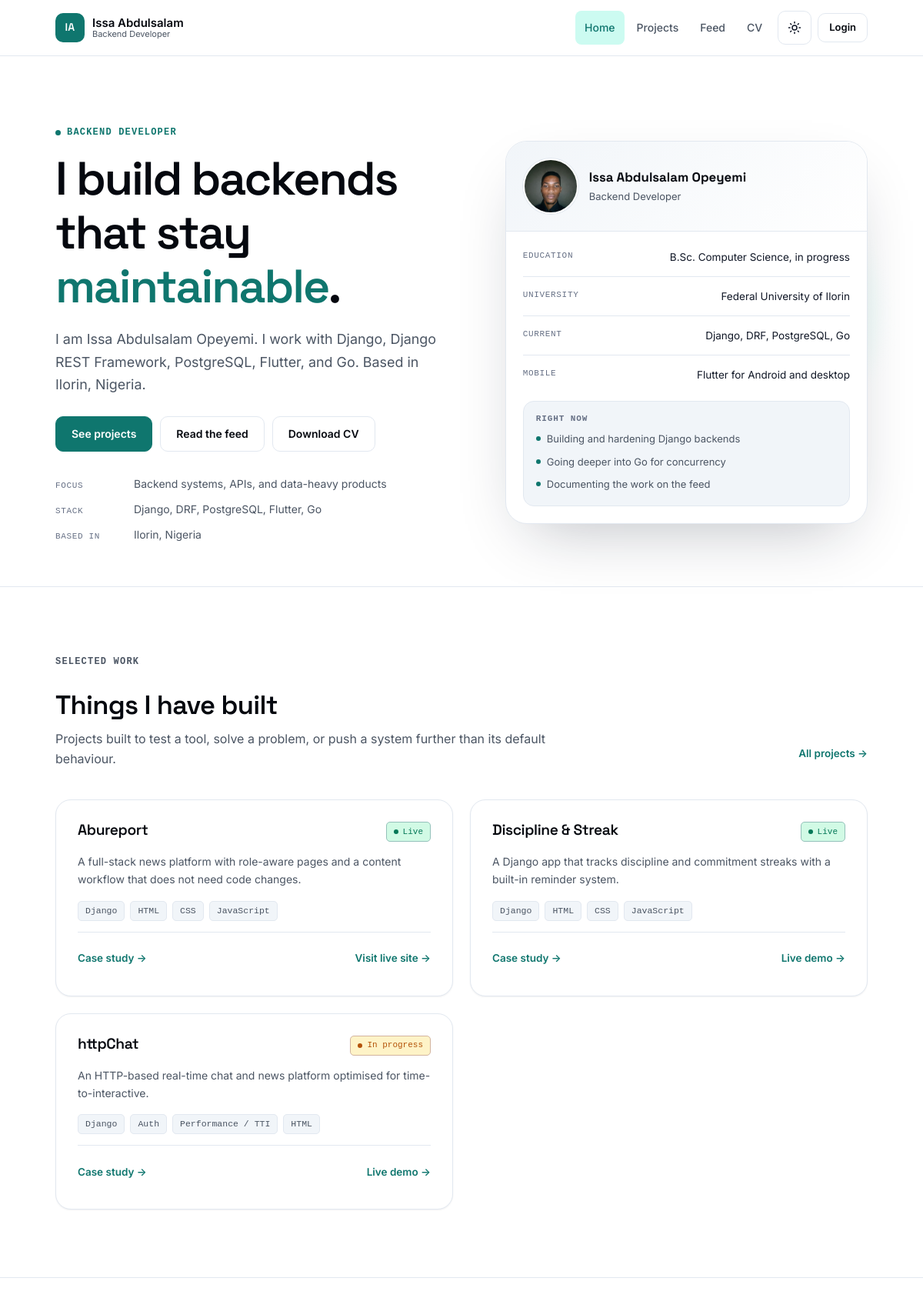
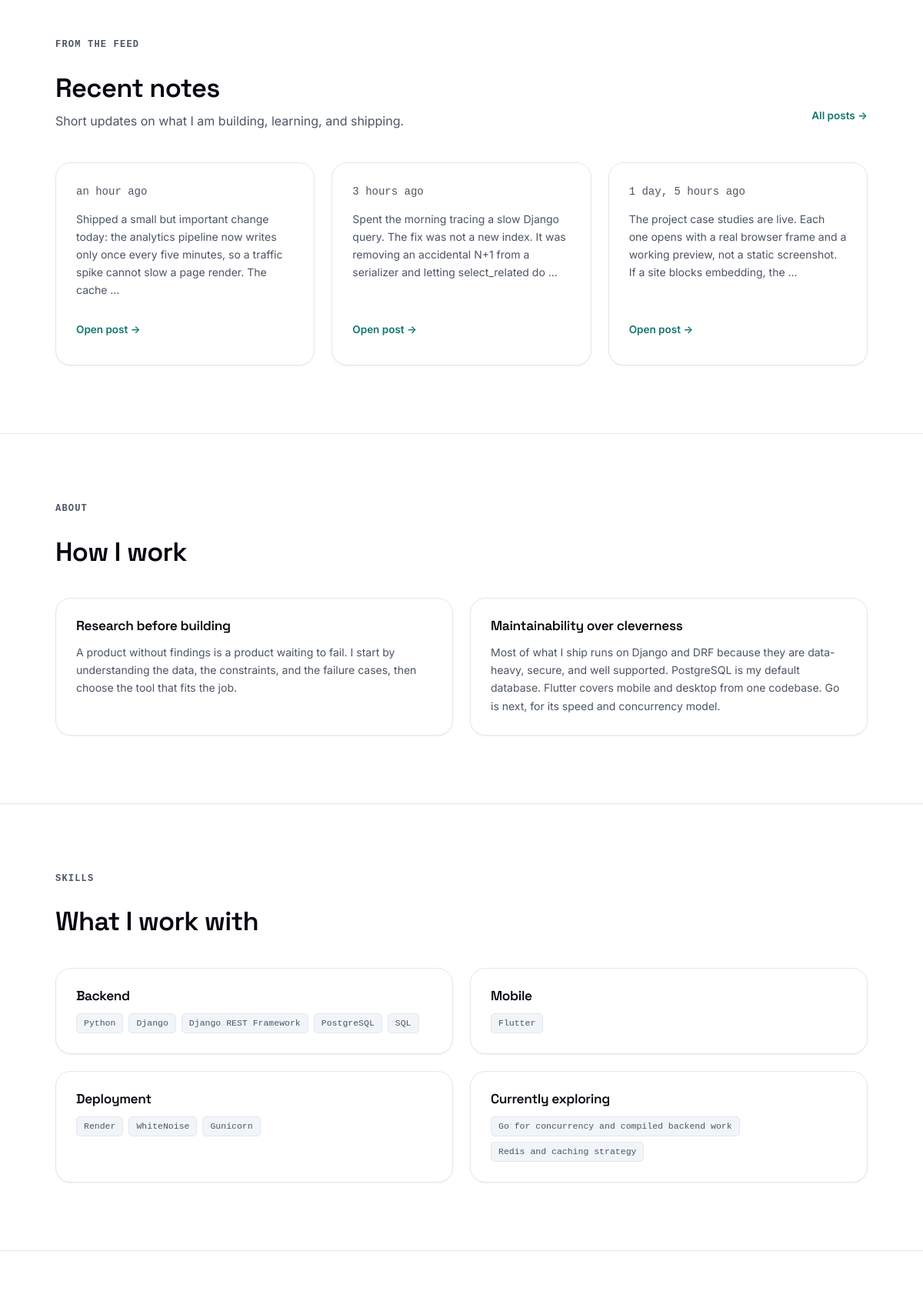
The page / (upper part) on the database its author committed (2 pictures, top to bottom).
### portfolio/models.py (models this page shows, shortened)
class FeedPost(models.Model):
    author = models.ForeignKey(
        settings.AUTH_USER_MODEL,
        on_delete=models.CASCADE,
        related_name="feed_posts",
    )
    content = models.TextField()
    image_url = models.URLField(
        max_length=500,
        blank=True,
        help_text="Optional external image URL. Images are never uploaded here.",
    )
    is_published = models.BooleanField(default=True)
    created_at = models.DateTimeField(auto_now_add=True, db_index=True)
    updated_at = models.DateTimeField(auto_now=True)
    class Meta:
        ordering = ["-created_at"]
        indexes = [models.Index(fields=["-created_at"], name="feed_created_idx")]
    def get_absolute_url(self):
        return f"{reverse('portfolio:feed')}#post-{self.pk}"

### portfolio/views.py (the view)
# urls.py: path("", views.home, name="home"),
def home(request):
    latest_posts = FeedPost.objects.filter(is_published=True).select_related(
        "author"
    )[:3]
    return render(
        request,
        "portfolio/home.html",
        {
            "featured_projects": featured_projects(3),
            "latest_posts": latest_posts,
        },
    )

### portfolio/analytics.py (called while the page is built)
def is_trackable(path: str, user_agent: str = "") -> bool:
    if not path or not path.startswith("/"):
        return False
    if path in EXCLUDED_EXACT:
        return False
    if path.startswith(EXCLUDED_PREFIXES):
        return False
    if path.lower().endswith(EXCLUDED_SUFFIXES):
        return False
    if user_agent and BOT_RE.search(user_agent):
        return False
    return True

def make_visitor_hash(raw_id: str) -> str:
    return hashlib.sha256(
        f"{raw_id}:{settings.SECRET_KEY}".encode("utf-8")
    ).hexdigest()[:20]

def _today_key() -> str:
    return timezone.localdate().isoformat()

def _views_key(day: str, path: str) -> str:
    return f"{CACHE_PREFIX}:views:{day}:{path}"

def _paths_key(day: str) -> str:
    return f"{CACHE_PREFIX}:paths:{day}"

def _visitors_key(day: str) -> str:
    return f"{CACHE_PREFIX}:visitors:{day}"

def _increment(key: str, amount: int = 1) -> None:
    if cache.add(key, amount, timeout=CACHE_TIMEOUT):
        return
    try:
        cache.incr(key, amount)
    except ValueError:
        cache.set(key, amount, timeout=CACHE_TIMEOUT)

def _add_to_registry(key: str, value: str) -> None:
    values = cache.get(key) or []
    if value not in values:
        values.append(value)
        cache.set(key, values, timeout=CACHE_TIMEOUT)

### portfolio/data.py (called while the page is built)
def featured_projects(limit=3):
    projects = [project for project in PROJECTS if project.get("featured")]
    return projects[:limit] or PROJECTS[:limit]

### portfolio/templates/portfolio/home.html (shortened to what this page needs)
{% extends "base/base_template.html" %}
{% load static humanize %}
{% block content %}
<section class="container hero hero-home" aria-labelledby="hero-heading">
  <div class="hero-copy">
    <p class="eyebrow"><span class="eyebrow-dot" aria-hidden="true"></span>{{ site.role_title }}</p>
    <h1 id="hero-heading">I build backends that stay <span class="accent-text">maintainable</span>.</h1>
    <p class="lead">
      I am {{ site.full_name }}. I work with Django, Django REST Framework,
      PostgreSQL, Flutter, and Go. Based in {{ site.location }}.
    </p>
    <div class="hero-actions">
      <a class="btn btn-primary" href="{% url 'portfolio:projects' %}">See projects</a>
      <a class="btn" href="{% url 'portfolio:feed' %}">Read the feed</a>
      <a class="btn btn-ghost" href="{% url 'portfolio:cv_download' %}">Download CV</a>
    </div>
    <ul class="hero-meta">
      <li><span>Focus</span> Backend systems, APIs, and data-heavy products</li>
      <li><span>Stack</span> Django, DRF, PostgreSQL, Flutter, Go</li>
      <li><span>Based in</span> {{ site.location }}</li>
    </ul>
  </div>
  <div class="hero-visual">
    <div class="profile-card">
      <div class="profile-card-top">
        <img class="profile-card-avatar" src="{% static 'portfolio/images/profile.jpg' %}" alt="Portrait of {{ site.full_name }}" width="72" height="72" loading="eager">
        <div>
          <strong>{{ site.full_name }}</strong>
          <span>{{ site.role_title }}</span>
        </div>
      </div>
      <div class="profile-facts">
        <div class="fact">
          <span class="fact-label">Education</span>
          <span class="fact-value">B.Sc. Computer Science, in progress</span>
        </div>
        <div class="fact">
          <span class="fact-label">University</span>
          <span class="fact-value">Federal University of Ilorin</span>
        </div>
        <div class="fact">
          <span class="fact-label">Current</span>
          <span class="fact-value">Django, DRF, PostgreSQL, Go</span>
        </div>
        <div class="fact">
          <span class="fact-label">Mobile</span>
          <span class="fact-value">Flutter for Android and desktop</span>
        </div>
      </div>
      <div class="now-card">
        <h2>Right now</h2>
        <ul class="now-list">
          <li><span class="now-dot" aria-hidden="true"></span>Building and hardening Django backends</li>
          <li><span class="now-dot" aria-hidden="true"></span>Going deeper into Go for concurrency</li>
          <li><span class="now-dot" aria-hidden="true"></span>Documenting the work on the feed</li>
        </ul>
      </div>
    </div>
  </div>
</section>
<section class="section" aria-labelledby="work-heading">
  <div class="container">
  <div class="section-header-row">
    <div class="section-header">
      <p class="eyebrow">Selected work</p>
      <h2 id="work-heading">Things I have built</h2>
      <p>Projects built to test a tool, solve a problem, or push a system further than its default behaviour.</p>
    </div>
    <a class="text-link" href="{% url 'portfolio:projects' %}">All projects &rarr;</a>
  </div>
  <div class="projects-grid">
    {% for project in featured_projects %}
    <article class="project-card">
      <div class="project-card-head">
        <h2>{{ project.name }}</h2>
        <span class="status status-{{ project.status_class }}">{{ project.status }}</span>
      </div>
      <p>{{ project.summary }}</p>
      <ul class="tag-list">
        {% for tech in project.stack|slice:":4" %}<li class="tag">{{ tech }}</li>{% endfor %}
      </ul>
      <div class="project-card-footer">
        <div class="project-card-links">
          <a class="text-link" href="{% url 'portfolio:project_detail' project.slug %}">Case study &rarr;</a>
        </div>
        {% if project.live_url %}
        <a class="text-link" href="{{ project.live_url }}" target="_blank" rel="noopener noreferrer">{{ project.live_label }} &rarr;</a>
        {% endif %}
      </div>
    </article>
    {% endfor %}
  </div>
  </div>
</section>
{% if latest_posts %}
<section class="section" aria-labelledby="latest-heading">
  <div class="container">
  <div class="section-header-row">
    <div class="section-header">
      <p class="eyebrow">From the feed</p>
      <h2 id="latest-heading">Recent notes</h2>
      <p>Short updates on what I am building, learning, and shipping.</p>
    </div>
    <a class="text-link" href="{% url 'portfolio:feed' %}">All posts &rarr;</a>
  </div>
  <div class="card-grid card-grid-3">
    {% for post in latest_posts %}
    <article class="card">
      <p class="card-meta">{{ post.created_at|naturaltime }}</p>
      <p>{{ post.content|truncatewords:28 }}</p>
      <div class="card-footer">
        <a class="text-link" href="{{ post.get_absolute_url }}">Open post &rarr;</a>
      </div>
    </article>
    {% endfor %}
  </div>
  </div>
</section>
{% endif %}
<section class="section" aria-labelledby="about-heading">
  <div class="container">
  <div class="section-header">
    <p class="eyebrow">About</p>
    <h2 id="about-heading">How I work</h2>
  </div>
  <div class="card-grid card-grid-2">
    <div class="card">
      <h3>Research before building</h3>
      <p>
        A product without findings is a product waiting to fail. I start by
        understanding the data, the constraints, and the failure cases, then
        choose the tool that fits the job.
      </p>
    </div>
    <div class="card">
      <h3>Maintainability over cleverness</h3>
      <p>
        Most of what I ship runs on Django and DRF because they are data-heavy,
        secure, and well supported. PostgreSQL is my default database. Flutter
        covers mobile and desktop from one codebase. Go is next, for its speed
        and concurrency model.
      </p>
    </div>
  </div>
  </div>
</section>
<section class="section" aria-labelledby="skills-heading">
  <div class="container">
  <div class="section-header">
    <p class="eyebrow">Skills</p>
    <h2 id="skills-heading">What I work with</h2>
  </div>
  <div class="card-grid card-grid-2">
    {% for group, items in site.skills.items %}
    <div class="card">
      <h3>{{ group }}</h3>
      <ul class="tag-list">
        {% for item in items %}<li class="tag">{{ item }}</li>{% endfor %}
      </ul>
    </div>
    {% endfor %}
  </div>
  </div>
</section>
<section class="section" aria-labelledby="education-heading">
</section>
{% endblock %}

### rows shown on the page
FeedPost: created_at "an hour ago", content "Shipped a small but important change today: the analytics pipeline now writes only once every five minutes, so a traffic spike cannot slow a page render. The cache …"
FeedPost: created_at "3 hours ago", content "Spent the morning tracing a slow Django query. The fix was not a new index. It was removing an accidental N+1 from a serializer and letting select_related do …"
FeedPost: created_at "1 day, 5 hours ago", content "The project case studies are live. Each one opens with a real browser frame and a working preview, not a static screenshot. If a site blocks embedding, the …"

### other values the page prints
{{ site.short_name }} "Issa Abdulsalam"
{{ site.role_title }} "Backend Developer"
{{ site.role_title }} "BACKEND DEVELOPER"
{{ site.full_name }} "Issa Abdulsalam Opeyemi"
{{ site.location }} "Ilorin, Nigeria"
{{ project.name }} "Abureport" "Discipline & Streak" "httpChat"
{{ project.status }} "Live" "Live" "In progress"
{{ project.summary }} "A full-stack news platform with role-aware pages and a content workflow that does not need code changes." "A Django app that tracks discipline and commitment streaks with a built-in reminder system." "An HTTP-based real-time chat and news platform optimised for time-to-interactive."
{{ tech }} "Django" "HTML" "CSS" "JavaScript" "Django" "HTML" "CSS" "JavaScript" "Django" "Auth" "Performance / TTI" "HTML"
{{ project.live_label }} "Visit live site" "Live demo" "Live demo"
{{ group }} "Backend" "Mobile" "Deployment" "Currently exploring"
{{ item }} "Python" "Django" "Django REST Framework" "PostgreSQL" "SQL" "Flutter" "Render" "WhiteNoise" "Gunicorn" "Go for concurrency and compiled backend work" "Redis and caching strategy"
